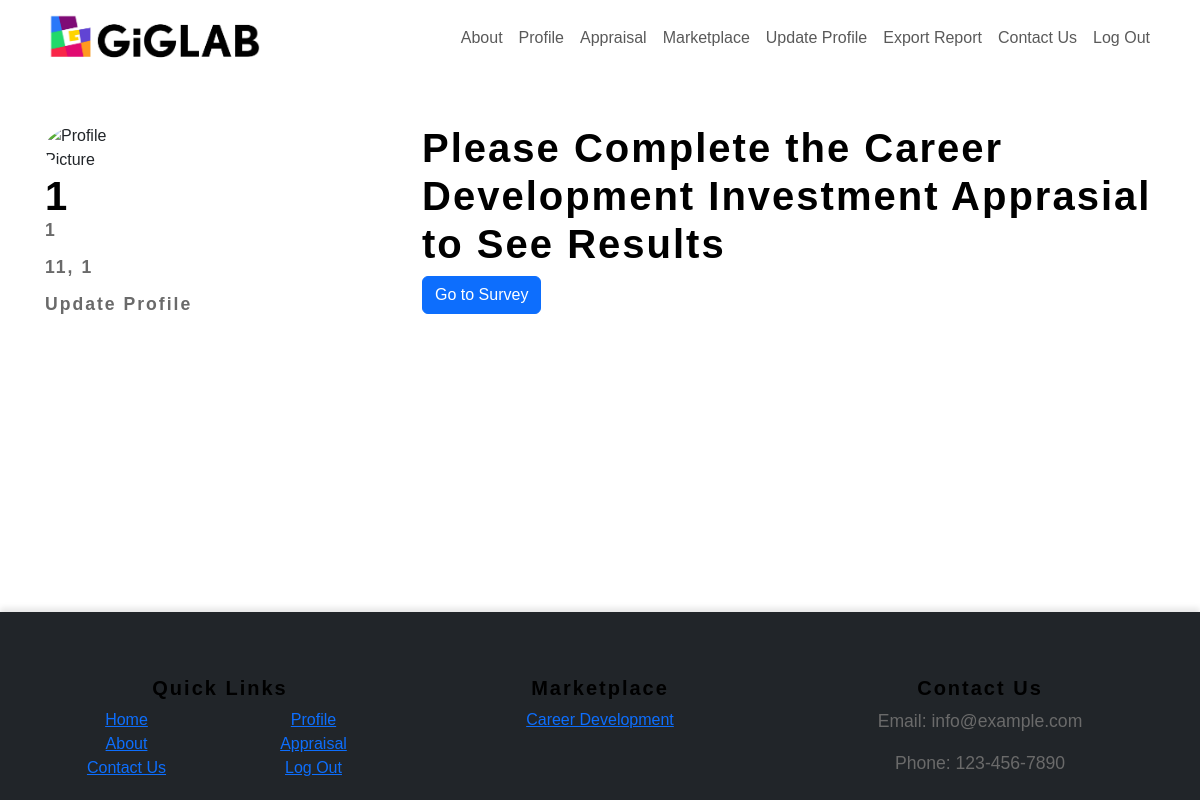
The page /profile (signed in) on the database its author committed.
### model.py (models this page shows, shortened)
class User(db.Model):
    id = db.Column(db.Integer, primary_key=True)
    username = db.Column(db.String(50), unique=True)
    password = db.Column(db.String(50))
    response = db.Column(db.JSON)
    score = db.Column(db.JSON)
    profile_picture = db.Column(db.String(255))
    name = db.Column(db.String(50))
    description = db.Column(db.String(255))
    role = db.Column(db.String(50))
    affiliation = db.Column(db.String(50))

### main.py (the view)
@app.route('/profile')
@login_required
def profile():
    user = User.query.filter_by(username=session['username']).first()
    return render_template('profile.html', user=user, results=user.score)

### main.py (called while the page is built)
def login_required(f):
    @wraps(f)
    def decorated_function(*args, **kwargs):
        if 'user_id' not in session:
            flash('You need to login first.', 'danger')
            return redirect(url_for('login'))
        return f(*args, **kwargs)
    return decorated_function

### utility.py (called while the page is built)
@app.teardown_appcontext
def teardown_appcontext(exception=None):
    db.session.remove()

### templates/profile.html (shortened to what this page needs)
{% extends "base.html" %}
{% block content %}
<head>
</head>
<body>
    <div id="report-content">
    <section>
    <div class="container mt-5">
        <div class="row equal-heigh">
            <div class="col-md-4">
                <div class="profile-picture">
                    <img id="profile-picture-preview" src="static/uploads/{{ user.profile_picture }}"
                        alt="Profile Picture">
                </div>
                <div class="profile-details">
                    <h1>{{ user.name }}
                    <p>{{ user.description }}</p>
                    <p>{{ user.role}}, {{ user.affiliation }}</p>
                    <p><a class="nav-link" href="{{ url_for('profile_update') }}">Update Profile</a></p></h1>
                </div>
            </div>
            {% if results['Combined Score'] %}
            <div class="col-md-8" style="margin-top: 5%;">
                <div class="progress-bar-info">
                    <div class="percentage-text" style="left: 50%;"><p>Combined Score: {{ results['Combined Score']['assessment score'] }}</p></div>
                </div>
                <div class="progress-bar-info2">
                    <div class="ticker" style="left: 0%;"></div>
                    <div class="ticker" style="left: 25%;"></div>
                    <div class="ticker" style="left: 50%;"></div>
                    <div class="ticker" style="left: 75%;"></div>
                    <div class="ticker" style="left: 100%;"></div>
                    <div class="label" style="left: 0%;"><p>Dabbler (40-60)</p></div>
                    <div class="label" style="left: 25%;"><p>Apprentice (61-100)</p></div>
                    <div class="label" style="left: 50%;"><p>Pro (100-140)</p></div>
                    <div class="label" style="left: 75%;"><p>Master (141-160)</p></div>
                </div>
            </div>
        </div>
        <div class="row score-row">
            {% for key, value in results.items() %}
                {% if key in ['Combined Score', 'Discover', 'Develop', 'Differentiate', 'Document'] %}
                    <div class="col-sm auto" style="padding-left: 1%;">
                        <div class="align-items-center text-center justify-content-between">
                            <h1>{{ key }}</strong></h1>
                            <p>{{ value['classification'] }}</p>
                        </div>
                        <div class="pie-container">
                            <div class="pie" style="position: relative;" data-pie='{"percent": {{value['percentage']}}, "colorSlice": "#2978F9", "colorCircle": "#e6e6e6", "strokeWidth": 15, "number": 0}'></div>
                            <p class="pie-number">{{ value['assessment score'] }}</p>
                        </div>
                    </div>
                {% endif %}
            {% endfor %}
        </div>
</div>
    </section>
    <section>
        <div class="container mt-5">
            <div class="row">
                <div class="col-md-1 auto">
                    <img src="static/images/combinedicon.png" alt="Combined" width="100%" height="auto">
                </div>
                <div class="col-lg augo">
                    <h1>Combined Score</h1>
                    <p>Your combined score is a weighted average of your scores for the four disciplines of career development investment. This score provides insight into how comprehensive the investment you’re making in your career development is. A higher score is indicative of a greater investment in your career development and a lower score is indicative of a lower investment. Based on your score, you are ranked as a dabbler, apprentice, pro, or master. </p>
                </div>
            </div>
            <div class="row">
                <div class="col-md-1 auto">
                    <img src="static/images/discovericon.png" alt="discover" width="100%" height="auto">
                </div>
                <div class="col-lg augo">
                    <h1>Discover</h1>
                    <p>Your discovery scores indicate how much of your career development efforts are focused on self-discovery, and opportunity discovery. <strong>Self-discovery</strong> is about understanding more about yourself, your personality, strengths, and values. <strong>Opportunity-discovery</strong> describes discipline of continuing to learn about career opportunities that align with your strengths and your interests so you can maintain a pulse on the marketability of your skills.</p>
                </div>
            </div>
            <div class="row">
                <div class="col-md-1 auto">
                    <img src="static/images/developicon.png" alt="develop" width="100%" height="auto">
                </div>
                <div class="col-lg augo">
                    <h1>Develop</h1>
                    <p>Your development scores indicate how much of your career development efforts are geared towards the development of your capabilities (skills and domain expertise) and relationships. The development of capabilities contribute to an improvement of your unique value proposition. The more capabilities you have, the more marketable you are in the talent market. Good relationships are invaluable in all aspects of career development and management. From helping you discover opportunities to providing important feedback. Relationships are often the key difference between an average career and a great one.</p>
                </div>
            </div>
            <div class="row">
                <div class="col-md-1 auto">
                    <img src="static/images/differentiationicon.png" alt="Combined" width="100%" height="auto">
                </div>
                <div class="col-lg augo">
                    <h1>Differentiation</h1>
                    <p>Your differentiation score evaluates the investment you’re making in gaining visibility in your profession. Visibility allows others to become familiar with your capabilities. Differentiation is also a function of your ability to articulate a synthesis of your knowledge and capabilities in a career context such as when meeting a customer or potential employer for the first time or when participating in a recruiting and hiring process. </p>
                </div>
            </div>
            <div class="row">
                <div class="col-md-1 auto">
                    <img src="static/images/documentationicon.png" alt="Combined" width="100%" height="auto">
                </div>
                <div class="col-lg augo">
                    <h1>Documentation</h1>
                    <p>Your documentation score evaluates your awareness of tools commonly used to document and promote your capabilities within a career context. Examples of these common tools include your resume, cover letter and LinkedIn profile. Your score also indicates how diligently these documents are updated and the extent to which they reflect best practices for preparing them.</p>
                </div>
            </div>
        </div>
    </section>
    <div class="container mt-5">
        <div class="row">
            <div class="col-md-12">
                <div class="card profile-card">
                    <div class="card-body">
                        <div>
                            <h4 class="card-title">Score Overview</h4>
                            <span class="category-min-max">Min: 40 / Max: 160</span>
                        </div>
                        <div class="d-flex flex-wrap justify-content-between">
                            {% for key, value in results.items() %}
                            {% if key not in ['Combined Score'] %}
                            <div class="col-md-4 mb-4" style="padding-left: 1%;">
                                <div class="d-flex align-items-center justify-content-between">
                                    <strong>{{ key }}</strong> {{ value['assessment score'] }}
                                    <span class="mastery">{{ value['classification'] }}</span>
                                </div>
                                <div class="progress mt-2">
                                    <div class="progress-bar" role="progressbar"
                                        style="width: {{ value['percentage'] }}%;"
                                        aria-valuenow="{{ value['percentage'] }}" aria-valuemin="0" aria-valuemax="100">
                                    </div>
                                </div>
                            </div>
                            {% endif %}
                            {% endfor %}
                        </div>
                    </div>
                </div>
            </div>
        </div>
        </div>
        <div class="container mt-5">
        <div class="row">
            <div class="col-md-12">
                <div class="card profile-card">
                    <div class="card-body">
                        <h4 class="card-title">Description and Next Steps</h4>
                        <div class="row">
                            {% for key, value in results.items() %}
                            {% if key not in ['Combined Score', 'Develop', 'Discover'] %}
                            <div class="col-md-6">
                                <div class="mb-4">
                                    {% if key in ['Discover Self', 'Discover Opportunities', 'Develop Skills', 'Develop
                                    Relationships'] %}
                                    <h5>{{key.split(' ')[0]}}: {{ key }}</h5>
                                    {% else %}
                                    <h5>{{ key }}</h5>
                                    {% endif %}
                                    <p>Score: {{ value['assessment score'] }}</p>
                                    <p class="mastery">Mastery: {{ value['classification'] }}</p>
                                    <p>{{ value['description'] }}</p>
                                    <p class="next-steps"><strong>Next Steps:</strong> {{ value['next steps'] }}</p>
                                </div>
                            </div>
                            {% endif %}
                            {% endfor %}
                        </div>
                    </div>
                </div>
            </div>
        </div>
    </div>
</div>
    <div class="text-center mt-3">
        <button class="btn btn-primary" id="print-button" style="margin-bottom:1%">Print Profile</button>
    </div>
    <script>
        const circle = new CircularProgressBar("pie");
        circle.initial();
        document.addEventListener('DOMContentLoaded', function () {
    // Get the progress bar element
    var progressBar = document.querySelector('.progress-bar-info');
    // Set the combined score value (change this value as needed)
    var combinedScore = {{ results['Combined Score']['percentage'] }};
    // Calculate the width based on the combined score
    var progressBarWidth = combinedScore ;
    // print it
    console.log(progressBarWidth);
    // Set the width and color of the progress bar
    progressBar.style.width = progressBarWidth + '%';
    progressBar.style.backgroundColor = getProgressBarColor(combinedScore);
    // Function to determine the color based on the combined score
    function getProgressBarColor(score) {
      if (score ) {
        return '#2ecc71'; // Green
      } else if (score >= 100) {
        return '#f39c12'; // Orange
      } else if (score >= 61) {
        return '#3498db'; // Blue
      } else {
        return '#e74c3c'; // Red
      }
    }
  });
        const categoryCards = document.querySelectorAll('.card.description-card .mb-4');
        categoryCards.forEach(card => {
            card.addEventListener('click', () => {
                categoryCards.forEach(c => c.classList.remove('active'));
                card.classList.add('active');
            });
        });
        const printButton = document.getElementById('print-button');
        printButton.addEventListener('click', () => {
            window.print();
        });
        // Profile Picture Upload
        const profilePictureInput = document.getElementById('profile-picture-input');
        const profilePicturePreview = document.getElementById('profile-picture-preview');
        profilePictureInput.addEventListener('change', function (event) {
            const file = event.target.files[0];
            if (file) {
                const reader = new FileReader();
                reader.onload = function () {
                    profilePicturePreview.src = reader.result;
                };
                reader.readAsDataURL(file);
            }
        });
        // Popup Functionality
        const profileInfoCard = document.querySelector('.profile-info-card');
        const profileDetails = document.querySelector('.profile-details');
        profileInfoCard.addEventListener('click', function () {
            profileDetails.classList.add('active');
        });
        profileDetails.addEventListener('click', function (event) {
            event.stopPropagation();
        });
        document.addEventListener('click', function () {
            profileDetails.classList.remove('active');
        });
    </script>
    {% else %}
    <div class="col-md auto">
        <h1>Please Complete the Career Development Investment Apprasial to See Results</h1>
        <button class="btn btn-primary" onclick="window.location.href='/survey'">Go to Survey</button>
    </div>
    {% endif %}
</body>
{% endblock %}

### templates/base.html (style rules this page uses)
body { display: flex; flex-direction: column; min-height: 100vh; }
button { background-color: #20D869; color: #fff; border: none; padding: 10px 20px; cursor: pointer; }
* { font-family: 'Montserrat', sans-serif; }
h1, h2, h3, h4, h5, h6 { font-family: 'Montserrat', sans-serif; letter-spacing: 2px; color: #000000; }
p { font-family: 'Montserrat', sans-serif; color: #6a6a6a; font-size: 1.1rem; }
a { font-family: 'Montserrat', sans-serif; }

### templates/profile.html (style rules this page uses)
:root { --highlight-blue: #3498db; --highlight-green: #2ecc71; --line-color: #3498db; }
h1, h2, h3, h4, h5, h6 { font-family: 'barlow condensed', sans-serif; letter-spacing: 2px; font-weight: bold; }
#profile-picture-preview { max-width: 100px; height: 100px; border-radius: 50%; object-fit: cover; }
.col-md-4 { flex: 0 0 33.333333%; max-width: 33.333333%; padding-left: 15px; padding-right: 15px; }

### rows shown on the page
User: name "1", description "1", role "11", affiliation "1"
